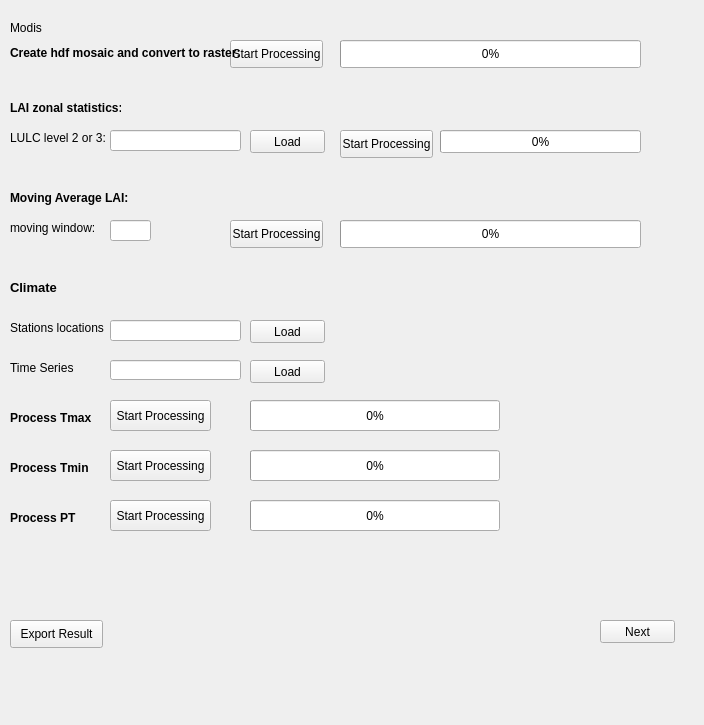
        <widget class="QWidget" name="page_2">
         <property name="geometry">
          <rect>
           <x>0</x>
           <y>0</y>
           <width>704</width>
           <height>725</height>
          </rect>
         </property>
         <attribute name="label">
          <string>Step 2 - Modis and Climatico Processing</string>
         </attribute>
         <widget class="QLineEdit" name="Path_Shp_Stations">
          <property name="geometry">
           <rect>
            <x>110</x>
            <y>320</y>
            <width>131</width>
            <height>21</height>
           </rect>
          </property>
         </widget>
         <widget class="QLabel" name="label_11">
          <property name="geometry">
           <rect>
            <x>10</x>
            <y>100</y>
            <width>111</width>
            <height>16</height>
           </rect>
          </property>
          <property name="text">
           <string>&lt;html&gt;&lt;head/&gt;&lt;body&gt;&lt;p&gt;&lt;span style=&quot; font-weight:600;&quot;&gt;LAI zonal statistics:&lt;/span&gt;&lt;/p&gt;&lt;/body&gt;&lt;/html&gt;</string>
          </property>
         </widget>
         <widget class="QPushButton" name="Button_Load_Lulc">
          <property name="geometry">
           <rect>
            <x>250</x>
            <y>130</y>
            <width>75</width>
            <height>23</height>
           </rect>
          </property>
          <property name="text">
           <string>Load</string>
          </property>
         </widget>
         <widget class="QLineEdit" name="Path_Lulc">
          <property name="geometry">
           <rect>
            <x>110</x>
            <y>130</y>
            <width>131</width>
            <height>21</height>
           </rect>
          </property>
         </widget>
         <widget class="QLabel" name="label_16">
          <property name="geometry">
           <rect>
            <x>10</x>
            <y>320</y>
            <width>111</width>
            <height>16</height>
           </rect>
          </property>
          <property name="text">
           <string>&lt;html&gt;&lt;head/&gt;&lt;body&gt;&lt;p&gt;Stations locations&lt;/p&gt;&lt;/body&gt;&lt;/html&gt;</string>
          </property>
         </widget>
         <widget class="QLabel" name="label_14">
          <property name="geometry">
           <rect>
            <x>10</x>
            <y>220</y>
            <width>111</width>
            <height>16</height>
           </rect>
          </property>
          <property name="text">
           <string>&lt;html&gt;&lt;head/&gt;&lt;body&gt;&lt;p&gt;moving window:&lt;/p&gt;&lt;/body&gt;&lt;/html&gt;</string>
          </property>
         </widget>
         <widget class="QLabel" name="label_13">
          <property name="geometry">
           <rect>
            <x>10</x>
            <y>190</y>
            <width>121</width>
            <height>16</height>
           </rect>
          </property>
          <property name="text">
           <string>&lt;html&gt;&lt;head/&gt;&lt;body&gt;&lt;p&gt;&lt;span style=&quot; font-weight:600;&quot;&gt;Moving Average LAI:&lt;/span&gt;&lt;/p&gt;&lt;/body&gt;&lt;/html&gt;</string>
          </property>
         </widget>
         <widget class="QLabel" name="label_9">
          <property name="geometry">
           <rect>
            <x>10</x>
            <y>20</y>
            <width>121</width>
            <height>16</height>
           </rect>
          </property>
          <property name="text">
           <string>&lt;html&gt;&lt;head/&gt;&lt;body&gt;&lt;p&gt;&lt;span style=&quot; font-size:9pt;&quot;&gt;Modis&lt;/span&gt;&lt;/p&gt;&lt;/body&gt;&lt;/html&gt;</string>
          </property>
         </widget>
         <widget class="QProgressBar" name="progressBar_Moving">
          <property name="geometry">
           <rect>
            <x>340</x>
            <y>220</y>
            <width>301</width>
            <height>28</height>
           </rect>
          </property>
          <property name="value">
           <number>0</number>
          </property>
          <property name="textVisible">
           <bool>true</bool>
          </property>
         </widget>
         <widget class="QPushButton" name="Run_process_Tmax">
          <property name="geometry">
           <rect>
            <x>110</x>
            <y>400</y>
            <width>101</width>
            <height>31</height>
           </rect>
          </property>
          <property name="text">
           <string>Start Processing</string>
          </property>
         </widget>
         <widget class="QPushButton" name="Run_process_PT">
          <property name="geometry">
           <rect>
            <x>110</x>
            <y>500</y>
            <width>101</width>
            <height>31</height>
           </rect>
          </property>
          <property name="text">
           <string>Start Processing</string>
          </property>
         </widget>
         <widget class="QLabel" name="label_20">
          <property name="geometry">
           <rect>
            <x>10</x>
            <y>510</y>
            <width>111</width>
            <height>16</height>
           </rect>
          </property>
          <property name="text">
           <string>&lt;html&gt;&lt;head/&gt;&lt;body&gt;&lt;p&gt;&lt;span style=&quot; font-weight:600;&quot;&gt;Process PT&lt;/span&gt;&lt;/p&gt;&lt;/body&gt;&lt;/html&gt;</string>
          </property>
         </widget>
         <widget class="QLineEdit" name="Path_WS">
          <property name="geometry">
           <rect>
            <x>110</x>
            <y>220</y>
            <width>41</width>
            <height>21</height>
           </rect>
          </property>
         </widget>
         <widget class="QPushButton" name="Button_Load_Stations">
          <property name="geometry">
           <rect>
            <x>250</x>
            <y>320</y>
            <width>75</width>
            <height>23</height>
           </rect>
          </property>
          <property name="text">
           <string>Load</string>
          </property>
         </widget>
         <widget class="QPushButton" name="Button_Load_Excel">
          <property name="geometry">
           <rect>
            <x>250</x>
            <y>360</y>
            <width>75</width>
            <height>23</height>
           </rect>
          </property>
          <property name="text">
           <string>Load</string>
          </property>
         </widget>
         <widget class="QPushButton" name="Export_result">
          <property name="geometry">
           <rect>
            <x>10</x>
            <y>620</y>
            <width>93</width>
            <height>28</height>
           </rect>
          </property>
          <property name="text">
           <string>Export Result</string>
          </property>
         </widget>
         <widget class="QProgressBar" name="progressBar_Zonal">
          <property name="geometry">
           <rect>
            <x>440</x>
            <y>130</y>
            <width>201</width>
            <height>23</height>
           </rect>
          </property>
          <property name="value">
           <number>0</number>
          </property>
          <property name="textVisible">
           <bool>true</bool>
          </property>
         </widget>
         <widget class="QProgressBar" name="progressBar_modis">
          <property name="geometry">
           <rect>
            <x>340</x>
            <y>40</y>
            <width>301</width>
            <height>28</height>
           </rect>
          </property>
          <property name="value">
           <number>0</number>
          </property>
          <property name="textVisible">
           <bool>true</bool>
          </property>
         </widget>
         <widget class="QPushButton" name="Run_process_Zonal">
          <property name="geometry">
           <rect>
            <x>340</x>
            <y>130</y>
            <width>93</width>
            <height>28</height>
           </rect>
          </property>
          <property name="text">
           <string>Start Processing</string>
          </property>
         </widget>
         <widget class="QProgressBar" name="progressBar_Tmax">
          <property name="enabled">
           <bool>true</bool>
          </property>
          <property name="geometry">
           <rect>
            <x>250</x>
            <y>400</y>
            <width>250</width>
            <height>31</height>
           </rect>
          </property>
          <property name="value">
           <number>0</number>
          </property>
          <property name="textVisible">
           <bool>true</bool>
          </property>
         </widget>
         <widget class="QProgressBar" name="progressBar_Tmin">
          <property name="enabled">
           <bool>true</bool>
          </property>
          <property name="geometry">
           <rect>
            <x>250</x>
            <y>450</y>
            <width>250</width>
            <height>31</height>
           </rect>
          </property>
          <property name="value">
           <number>0</number>
          </property>
          <property name="textVisible">
           <bool>true</bool>
          </property>
         </widget>
         <widget class="QPushButton" name="Run_process_Moving">
          <property name="geometry">
           <rect>
            <x>230</x>
            <y>220</y>
            <width>93</width>
            <height>28</height>
           </rect>
          </property>
          <property name="text">
           <string>Start Processing</string>
          </property>
         </widget>
         <widget class="QPushButton" name="Run_process_Tmin">
          <property name="geometry">
           <rect>
            <x>110</x>
            <y>450</y>
            <width>101</width>
            <height>31</height>
           </rect>
          </property>
          <property name="text">
           <string>Start Processing</string>
          </property>
         </widget>
         <widget class="QPushButton" name="Button_Step_3">
          <property name="geometry">
           <rect>
            <x>600</x>
            <y>620</y>
            <width>75</width>
            <height>23</height>
           </rect>
          </property>
          <property name="text">
           <string>Next</string>
          </property>
         </widget>
         <widget class="QLabel" name="label_12">
          <property name="geometry">
           <rect>
            <x>10</x>
            <y>130</y>
            <width>111</width>
            <height>16</height>
           </rect>
          </property>
          <property name="text">
           <string>&lt;html&gt;&lt;head/&gt;&lt;body&gt;&lt;p&gt;LULC level 2 or 3:&lt;/p&gt;&lt;/body&gt;&lt;/html&gt;</string>
          </property>
         </widget>
         <widget class="QPushButton" name="Run_process_modis">
          <property name="geometry">
           <rect>
            <x>230</x>
            <y>40</y>
            <width>93</width>
            <height>28</height>
           </rect>
          </property>
          <property name="text">
           <string>Start Processing</string>
          </property>
         </widget>
         <widget class="QLineEdit" name="Path_excel_time_series">
          <property name="geometry">
           <rect>
            <x>110</x>
            <y>360</y>
            <width>131</width>
            <height>20</height>
           </rect>
          </property>
         </widget>
         <widget class="QLabel" name="label_18">
          <property name="geometry">
           <rect>
            <x>10</x>
            <y>410</y>
            <width>111</width>
            <height>16</height>
           </rect>
          </property>
          <property name="text">
           <string>&lt;html&gt;&lt;head/&gt;&lt;body&gt;&lt;p&gt;&lt;span style=&quot; font-weight:600;&quot;&gt;Process Tmax&lt;/span&gt;&lt;/p&gt;&lt;/body&gt;&lt;/html&gt;</string>
          </property>
         </widget>
         <widget class="QProgressBar" name="progressBar_PT">
          <property name="enabled">
           <bool>true</bool>
          </property>
          <property name="geometry">
           <rect>
            <x>250</x>
            <y>500</y>
            <width>250</width>
            <height>31</height>
           </rect>
          </property>
          <property name="value">
           <number>0</number>
          </property>
          <property name="textVisible">
           <bool>true</bool>
          </property>
         </widget>
         <widget class="QLabel" name="label_17">
          <property name="geometry">
           <rect>
            <x>10</x>
            <y>360</y>
            <width>111</width>
            <height>16</height>
           </rect>
          </property>
          <property name="text">
           <string>&lt;html&gt;&lt;head/&gt;&lt;body&gt;&lt;p&gt;Time Series&lt;/p&gt;&lt;/body&gt;&lt;/html&gt;</string>
          </property>
         </widget>
         <widget class="QLabel" name="label_10">
          <property name="geometry">
           <rect>
            <x>10</x>
            <y>45</y>
            <width>231</width>
            <height>16</height>
           </rect>
          </property>
          <property name="text">
           <string>&lt;html&gt;&lt;head/&gt;&lt;body&gt;&lt;p&gt;&lt;span style=&quot; font-weight:600;&quot;&gt;Create hdf mosaic and convert to raster:&lt;/span&gt;&lt;/p&gt;&lt;/body&gt;&lt;/html&gt;</string>
          </property>
         </widget>
         <widget class="QLabel" name="label_19">
          <property name="geometry">
           <rect>
            <x>10</x>
            <y>460</y>
            <width>111</width>
            <height>16</height>
           </rect>
          </property>
          <property name="text">
           <string>&lt;html&gt;&lt;head/&gt;&lt;body&gt;&lt;p&gt;&lt;span style=&quot; font-weight:600;&quot;&gt;Process Tmin&lt;/span&gt;&lt;/p&gt;&lt;/body&gt;&lt;/html&gt;</string>
          </property>
         </widget>
         <widget class="QLabel" name="label_15">
          <property name="geometry">
           <rect>
            <x>10</x>
            <y>280</y>
            <width>121</width>
            <height>16</height>
           </rect>
          </property>
          <property name="text">
           <string>&lt;html&gt;&lt;head/&gt;&lt;body&gt;&lt;p&gt;&lt;span style=&quot; font-size:10pt; font-weight:600;&quot;&gt;Climate&lt;/span&gt;&lt;/p&gt;&lt;/body&gt;&lt;/html&gt;</string>
          </property>
         </widget>
        </widget>
